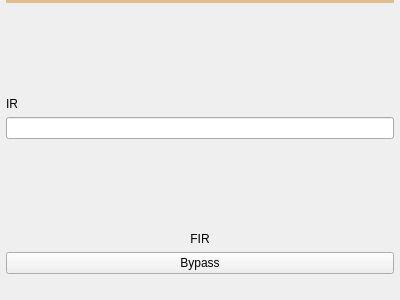
<?xml version="1.0" encoding="UTF-8"?>
<ui version="4.0">
 <class>QFir</class>
 <widget class="QWidget" name="QFir">
  <property name="geometry">
   <rect>
    <x>0</x>
    <y>0</y>
    <width>400</width>
    <height>300</height>
   </rect>
  </property>
  <property name="windowTitle">
   <string>Form</string>
  </property>
  <layout class="QVBoxLayout" name="verticalLayout">
   <property name="leftMargin">
    <number>6</number>
   </property>
   <property name="topMargin">
    <number>0</number>
   </property>
   <property name="rightMargin">
    <number>6</number>
   </property>
   <property name="bottomMargin">
    <number>6</number>
   </property>
   <item>
    <widget class="Line" name="line">
     <property name="styleSheet">
      <string notr="true">color: rgba( 225, 191, 140, 255 );</string>
     </property>
     <property name="frameShadow">
      <enum>QFrame::Plain</enum>
     </property>
     <property name="lineWidth">
      <number>4</number>
     </property>
     <property name="orientation">
      <enum>Qt::Horizontal</enum>
     </property>
    </widget>
   </item>
   <item>
    <spacer name="verticalSpacer_2">
     <property name="orientation">
      <enum>Qt::Vertical</enum>
     </property>
     <property name="sizeHint" stdset="0">
      <size>
       <width>20</width>
       <height>40</height>
      </size>
     </property>
    </spacer>
   </item>
   <item>
    <widget class="QLabel" name="label_2">
     <property name="text">
      <string>IR</string>
     </property>
    </widget>
   </item>
   <item>
    <widget class="QLineEdit" name="lineEditResponseFile"/>
   </item>
   <item>
    <spacer name="verticalSpacer">
     <property name="orientation">
      <enum>Qt::Vertical</enum>
     </property>
     <property name="sizeHint" stdset="0">
      <size>
       <width>20</width>
       <height>40</height>
      </size>
     </property>
    </spacer>
   </item>
   <item>
    <widget class="QLabel" name="label">
     <property name="text">
      <string notr="true">FIR</string>
     </property>
     <property name="alignment">
      <set>Qt::AlignCenter</set>
     </property>
    </widget>
   </item>
   <item>
    <widget class="QPushButton" name="pushButtonBypass">
     <property name="text">
      <string notr="true">Bypass</string>
     </property>
     <property name="checkable">
      <bool>true</bool>
     </property>
    </widget>
   </item>
   <item>
    <spacer name="verticalSpacer_3">
     <property name="orientation">
      <enum>Qt::Vertical</enum>
     </property>
     <property name="sizeType">
      <enum>QSizePolicy::Fixed</enum>
     </property>
     <property name="sizeHint" stdset="0">
      <size>
       <width>20</width>
       <height>20</height>
      </size>
     </property>
    </spacer>
   </item>
  </layout>
 </widget>
 <resources/>
 <connections/>
</ui>
